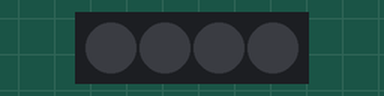
Recording of a sketch running on a simulated Arduino Uno, built with avr-gcc and run on an emulated ATmega328P. On the bench: 4 RGB LEDs in strip order, left to right. Colours are those a GRB WS2812 strip shows for the declared byte order.

Above: at 0.16 s.
At 4.16 s:
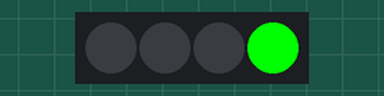
At 8.62 s:
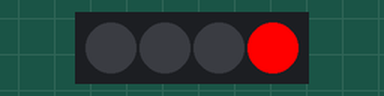
At 20.5 s:
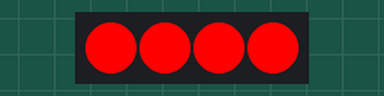
At 29.4 s:
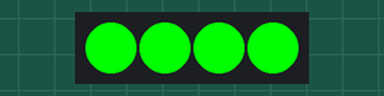
At 38.3 s:
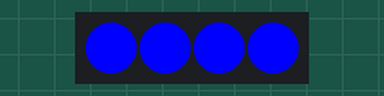
Timing chart, 0 to 40.0 s (numbered marks = the images above):
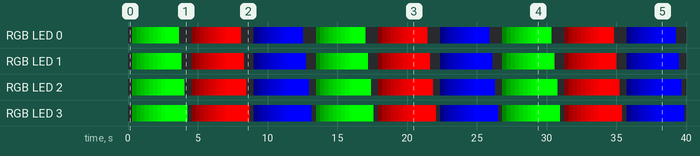

Measured:
- by itself, RGB LED 0: off → RGB(0, 29, 0) at 0.31 s, → RGB(0, 58, 0) 0.30 s later, → RGB(0, 87, 0) 0.30 s later, → RGB(0, 116, 0) 0.30 s later, … (98 changes in this stretch)
- by itself, RGB LED 1: off → RGB(0, 29, 0) at 0.31 s, → RGB(0, 58, 0) 0.30 s later, → RGB(0, 87, 0) 0.30 s later, → RGB(0, 116, 0) 0.30 s later, … (98 changes in this stretch)

The sketch:

ledrgb03.ino
```cpp
#include <FastLED.h>
#define NUM_LEDS 4
const int dataline = 8;
CRGB leds[NUM_LEDS];


void setup()
{
  Serial.begin(9600);
  LEDS.addLeds<WS2812B, dataline>(leds, NUM_LEDS);
  for (int p=0;p< NUM_LEDS;p++){
    leds[p] = CRGB::Black;
    FastLED.show();}
}

void loop() {
  // Fade in/fade out
  for(int j = 0; j < 3; j++ ) {
    memset(leds, 0, NUM_LEDS * 3);
    for(int k = 0; k < 256; k++) {
      for(int i = 0; i < NUM_LEDS; i++ ) {
        switch(j) {
          case 0: leds[i].r = k; break;
          case 1: leds[i].g = k; break;
          case 2: leds[i].b = k; break;
        }
      }
      FastLED.show();
      delay(10);
    }

    delay(1000);
    for(int i = 0; i < NUM_LEDS; i++ ) {
       leds[i] =  CRGB::Black;
       FastLED.show();
       delay(200);
    }
   }
  }
```
